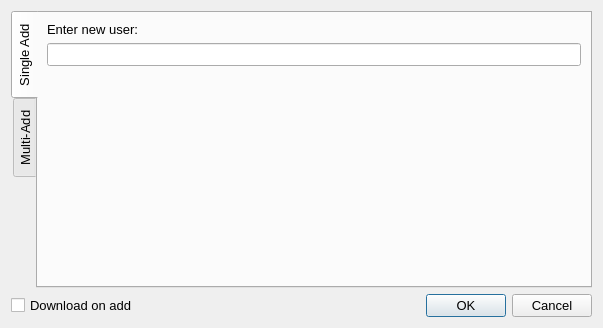
<?xml version="1.0" encoding="UTF-8"?>
<ui version="4.0">
 <class>AddRedditObjectDialog</class>
 <widget class="QDialog" name="AddRedditObjectDialog">
  <property name="geometry">
   <rect>
    <x>0</x>
    <y>0</y>
    <width>603</width>
    <height>328</height>
   </rect>
  </property>
  <property name="windowTitle">
   <string>Add</string>
  </property>
  <property name="windowIcon">
   <iconset>
    <normaloff>../images/add.png</normaloff>../images/add.png</iconset>
  </property>
  <property name="font">
    <font>
      <pointsize>10</pointsize>
    </font>
  </property>
  <layout class="QVBoxLayout" name="verticalLayout_3">
   <item>
    <widget class="QTabWidget" name="tab_widget">
     <property name="autoFillBackground">
      <bool>false</bool>
     </property>
     <property name="tabPosition">
      <enum>QTabWidget::West</enum>
     </property>
     <property name="tabShape">
      <enum>QTabWidget::Rounded</enum>
     </property>
     <property name="currentIndex">
      <number>0</number>
     </property>
     <widget class="QWidget" name="single_add_tab">
      <attribute name="title">
       <string>Single Add</string>
      </attribute>
      <layout class="QVBoxLayout" name="verticalLayout_2">
       <item>
        <layout class="QVBoxLayout" name="verticalLayout">
         <item>
          <widget class="QLabel" name="single_add_label">
           <property name="text">
            <string>Enter new user:</string>
           </property>
          </widget>
         </item>
         <item>
          <widget class="QLineEdit" name="single_object_line_edit"/>
         </item>
         <item>
          <spacer name="verticalSpacer">
           <property name="orientation">
            <enum>Qt::Vertical</enum>
           </property>
           <property name="sizeHint" stdset="0">
            <size>
             <width>20</width>
             <height>40</height>
            </size>
           </property>
          </spacer>
         </item>
        </layout>
       </item>
      </layout>
     </widget>
     <widget class="QWidget" name="multi_add_tab">
      <attribute name="title">
       <string>Multi-Add</string>
      </attribute>
      <layout class="QVBoxLayout" name="verticalLayout_4">
       <item>
        <layout class="QHBoxLayout" name="horizontalLayout_3">
         <item>
          <widget class="QLabel" name="label_2">
           <property name="sizePolicy">
            <sizepolicy hsizetype="Minimum" vsizetype="Preferred">
             <horstretch>0</horstretch>
             <verstretch>0</verstretch>
            </sizepolicy>
           </property>
           <property name="text">
            <string>Names in list:</string>
           </property>
          </widget>
         </item>
         <item>
          <widget class="QLabel" name="name_count_label">
           <property name="sizePolicy">
            <sizepolicy hsizetype="Expanding" vsizetype="Preferred">
             <horstretch>0</horstretch>
             <verstretch>0</verstretch>
            </sizepolicy>
           </property>
           <property name="text">
            <string>0</string>
           </property>
          </widget>
         </item>
        </layout>
       </item>
       <item>
        <widget class="QListWidget" name="multi_object_list_widget"/>
       </item>
       <item>
        <layout class="QHBoxLayout" name="horizontalLayout_2">
         <item>
          <widget class="QLineEdit" name="multi_object_line_edit"/>
         </item>
         <item>
          <widget class="QToolButton" name="add_button">
           <property name="text">
            <string>+</string>
           </property>
          </widget>
         </item>
         <item>
          <widget class="QToolButton" name="remove_button">
           <property name="text">
            <string>-</string>
           </property>
          </widget>
         </item>
         <item>
          <widget class="QPushButton" name="import_button">
           <property name="text">
            <string>Import</string>
           </property>
          </widget>
         </item>
        </layout>
       </item>
      </layout>
     </widget>
    </widget>
   </item>
   <item>
    <layout class="QHBoxLayout" name="horizontalLayout">
     <item>
      <widget class="QCheckBox" name="download_on_add_checkbox">
       <property name="text">
        <string>Download on add</string>
       </property>
      </widget>
     </item>
     <item>
      <widget class="QDialogButtonBox" name="dialog_button_box">
       <property name="standardButtons">
        <set>QDialogButtonBox::Cancel|QDialogButtonBox::Ok</set>
       </property>
      </widget>
     </item>
    </layout>
   </item>
  </layout>
 </widget>
 <resources/>
 <connections/>
</ui>
